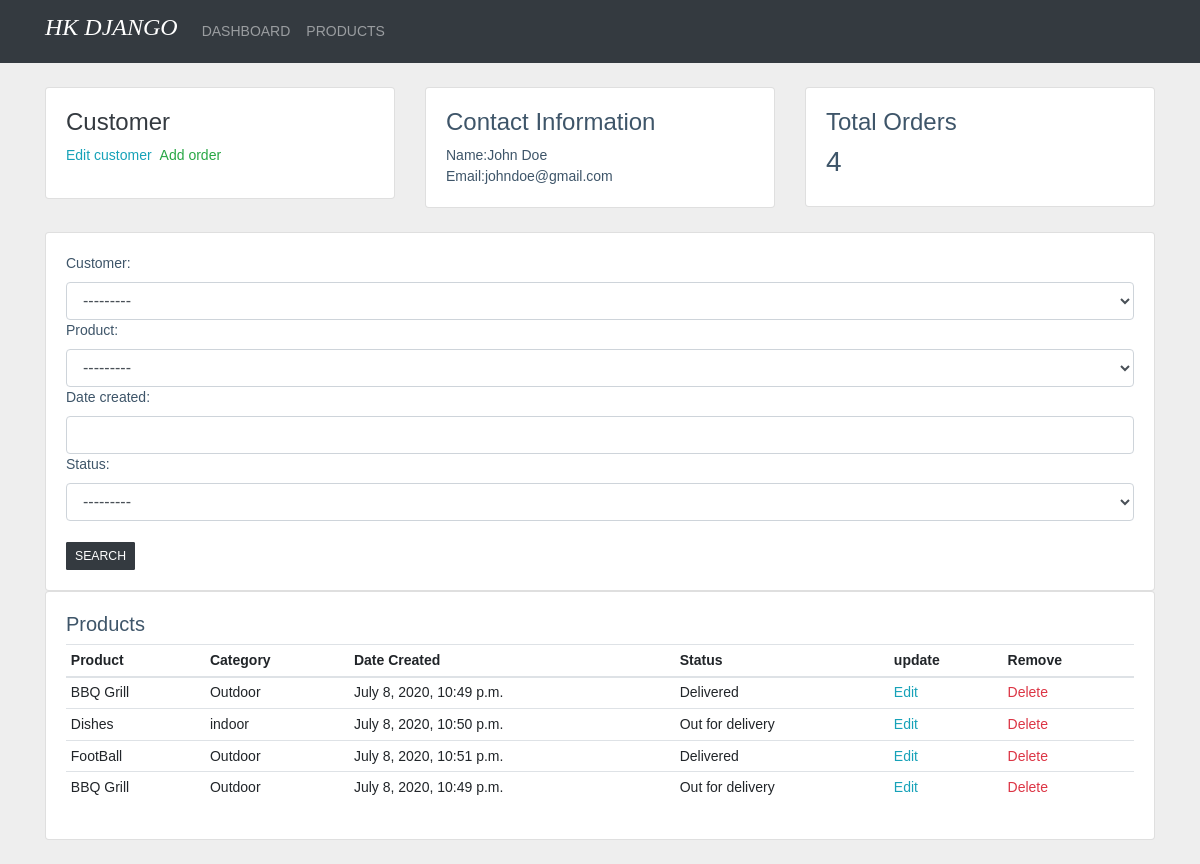
/1/customer, run on the app's committed database.
### accounts/models.py (models this page shows, shortened)
class Customer(models.Model):
    name = models.CharField(max_length=200,null=True)
    phone = models.CharField(max_length=200)
    email = models.CharField(max_length=200)
    date_created = models.DateTimeField(auto_now_add=True)
    def __str__(self):
        return self.name

class order(models.Model):
    STATUS =(
        ("Pending","Pending"),
        ("Out for delivery","Out for delivery"),
        ("Delivered","Delivered"),
    )
    customer = models.ForeignKey(Customer, null=True,on_delete=models.SET_NULL)
    product = models.ForeignKey(Product,null=True,on_delete=models.SET_NULL)
    date_created =models.DateTimeField(auto_now_add=True)
    status = models.CharField(max_length=200,null=True,choices=STATUS)

class Product(models.Model):
    CATEGORY =(
        ("indoor","Indoor"),
        ("Outdoor","Outdoor")
    )
    name = models.CharField(max_length=200,null=True)
    category = models.CharField(max_length=200,null=True,choices=CATEGORY)
    price  = models.FloatField(null =True)
    description = models.CharField(max_length=200,null=True)
    date_created =models.DateTimeField(auto_now_add=True)
    tag = models.ManyToManyField(Tag,related_name="tag")
    def __str__(self):
        return self.name

### accounts/views.py (the view)
# urls.py: path("<str:pk>/customer",views.customers,name="customer"),
def customers(request,pk):
    customer = Customer.objects.get(id=pk)
    orders =customer.order_set.all()
    filter_order = OrderFilter(request.GET,queryset=orders)
    orders = filter_order.qs
    context ={"customer":customer,"orders":orders,"filter_order":filter_order}
    return render(request,"accounts/customers.html",context)

### accounts/templates/accounts/customers.html (shortened to what this page needs)
{% extends 'accounts/main.html' %}
{% block content %}
<div class="row mb-4">
    <div class="col-md-4">
        <div class="card card-body  text-dark">
            <h4>Customer</h4>
            <div class="card-title d-flex">
                <a href="" class="text-info">Edit customer</a>
                <a href="{% url 'addorder' customer.id %}" class="text-success ml-2">Add order</a>
            </div>
        </div>
    </div>
    <div class="col-md-4">
        <div class="card card-body">
            <h4>Contact Information</h4>
            <span>Name:{{ customer.name }}</span>
            <span>Email:{{ customer.email }}</span>
        </div>
    </div>
    <div class="col-md-4">
        <div class="card card-body">
            <h4>Total Orders</h4>
            <div class="card-text">
                <h3>{{ orders.count }}</h3>
            </div>
        </div>
    </div>
</div>
<div class="row">
    <div class="col-md-12">
        <div class="card card-body">
            <form action="" method="GET">
                {{ filter_order.form }}
                <br>
                <button type="submit" class="btn btn-dark">SEARCH</button>
            </form>
        </div>
    </div>
</div>
<div class="row">
    <div class="col-md-12">
        <div class="card card-body">
            <h5>Products</h5>
                <table class="table table-sm">
                    <tr>
                        <th>Product</th>
                        <th>Category</th>
                        <th>Date Created</th>
                        <th>Status</th>
                        <th>update</th>
                        <th>Remove</th>
                    </tr>
                    <tbody>
                        {% for c in orders %}
                        <tr>
                            <td>{{ c.product }}</td>
                            <td>{{ c.product.category }}</td>
                            <td>{{ c.product.date_created }}</td>
                            <td>{{ c.status }}</td>
                            <td>
                                <a href="" class="text-info">Edit</a>
                            </td>
                            <td>
                                <a href="" class="text-danger">Delete</a>
                            </td>
                        </tr>
                        {% endfor %}
                    </tbody>
                </table>
        </div>
    </div>
</div>
{% endblock %}

### accounts/static/accounts/css/style.css (style rules this page uses)
body { margin: 0; font-family: "Nunito Sans", sans-serif; font-size: 0.875rem; font-weight: 400; line-height: 1.5; color: #3e5569; text-align: left; background-color: #eeeeee; }
a { text-decoration: none; color: #333; }
input { display: block; width: 100%; height: calc(1.5em + .75rem + 2px); padding: .375rem .75rem; font-size: 1rem; font-weight: 400; line-height: 1.5; color: #495057; background-color: #fff; background-clip: padding-box; border: 1px solid #ced4da; border-radius: .25rem; transition: border-color .15s ease-in-out,box-shadow .15s ease-in-out; }
select { display: block; width: 100%; height: calc(1.5em + .75rem + 2px); padding: .375rem .75rem; font-size: 1rem; font-weight: 400; line-height: 1.5; color: #495057; background-color: #fff; background-clip: padding-box; border: 1px solid #ced4da; border-radius: .25rem; }
label { font-weight: 500 bold; }
.btn { border-radius: 0px; }
.btn, .btn-sm { padding: 0.25rem 0.5rem; font-size: 0.76563rem; line-height: 1.5; border-radius: 1px; }

### data on the page
Customer: name "John Doe", email "johndoe@gmail.com"
order: product "BBQ Grill", product.category "Outdoor", product.date_created "July 8, 2020, 10:49 p.m.", status "Delivered"
order: product "Dishes", product.category "indoor", product.date_created "July 8, 2020, 10:50 p.m.", status "Out for delivery"
order: product "FootBall", product.category "Outdoor", product.date_created "July 8, 2020, 10:51 p.m.", status "Delivered"
order: product "BBQ Grill", product.category "Outdoor", product.date_created "July 8, 2020, 10:49 p.m.", status "Out for delivery"

### other printed values
{{ orders.count }} "4"
